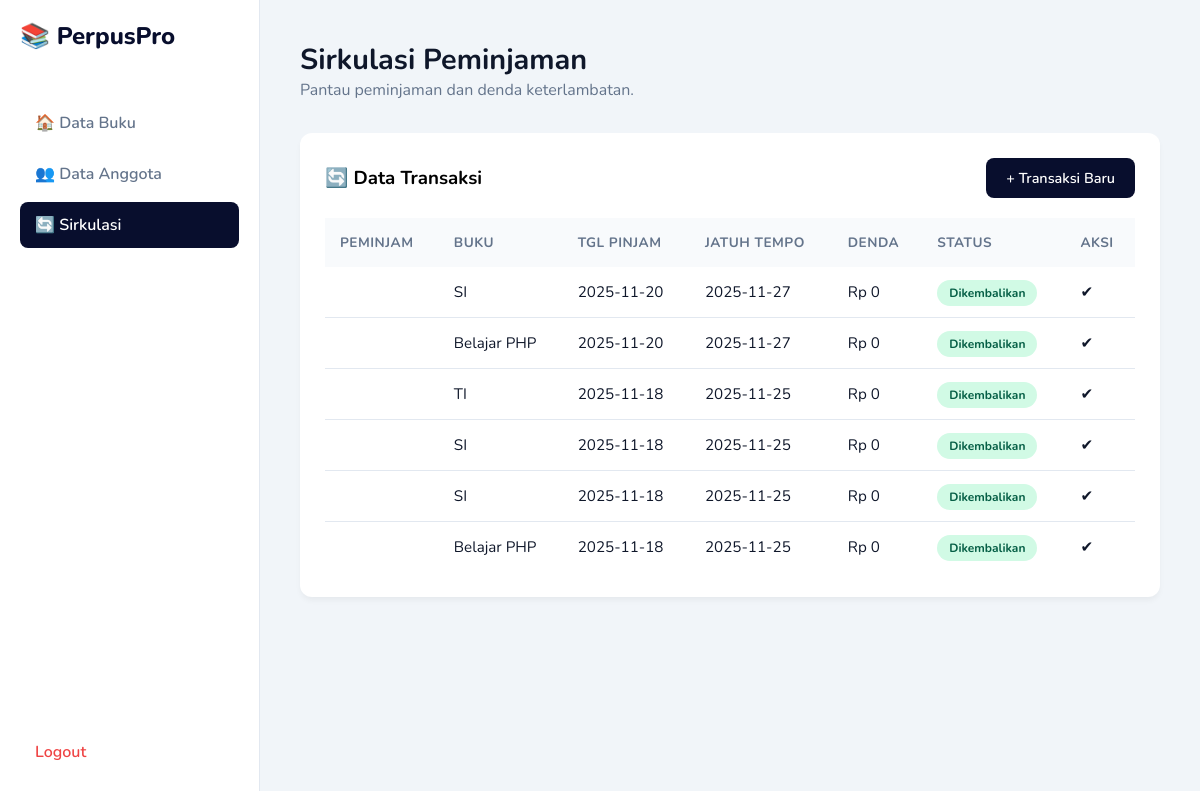
The page /transaksi.php (signed in) on the database as committed earlier.
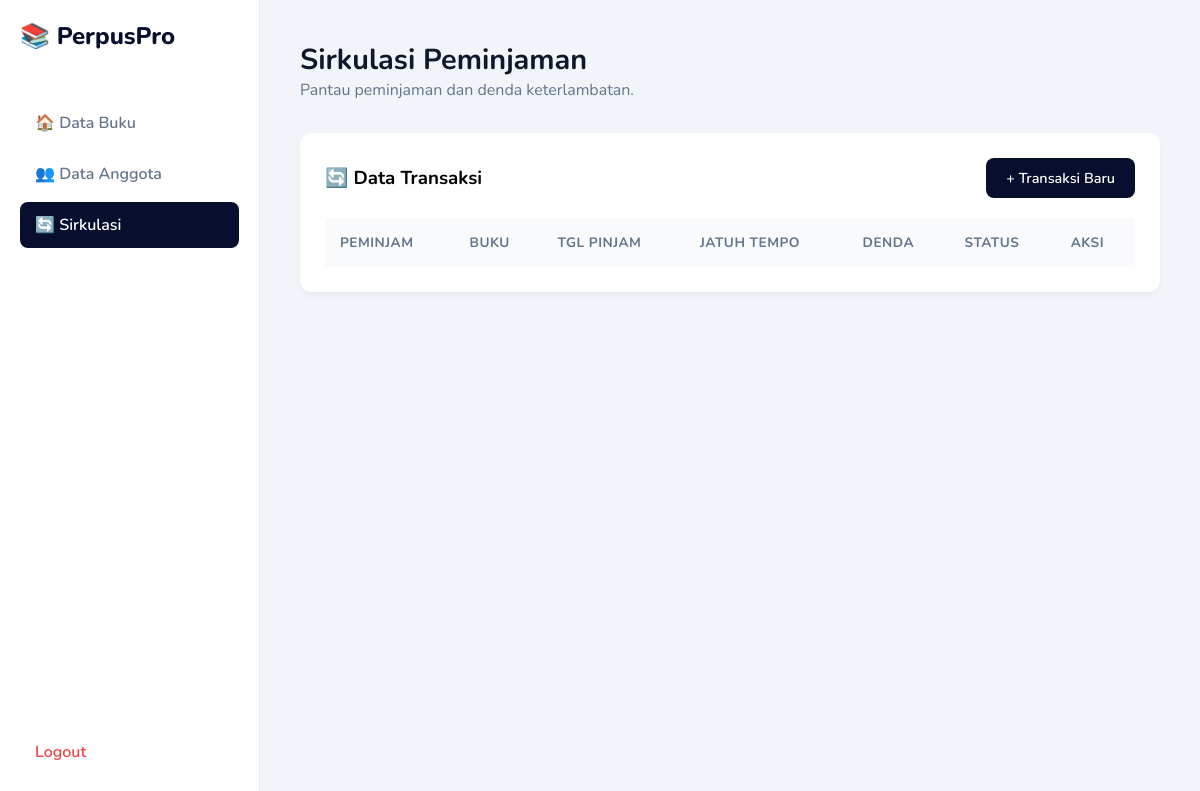
The same page on the database as committed later.
### tables this page shows
CREATE TABLE `transaksi` (
  `id_transaksi` int(11) NOT NULL,
  `id_buku` int(11) DEFAULT NULL,
  `id_anggota` int(11) DEFAULT NULL,
  `peminjam` varchar(100) DEFAULT NULL,
  `tgl_pinjam` date DEFAULT NULL,
  `tgl_kembali` date DEFAULT NULL,
  `denda` int(11) DEFAULT 0,
  `status` enum('pinjam','kembali') DEFAULT 'pinjam'
);

CREATE TABLE `buku` (
  `id_buku` int(11) NOT NULL,
  `judul` varchar(100) DEFAULT NULL,
  `jenis_buku` varchar(50) DEFAULT NULL,
  `pengarang` varchar(100) DEFAULT NULL,
  `penerbit` varchar(100) DEFAULT NULL,
  `tahun_terbit` int(11) DEFAULT NULL,
  `rak` varchar(50) DEFAULT NULL
);

### transaksi.php (the view, shortened to what this page needs)
<?php
include 'koneksi.php';
?>
<!DOCTYPE html>
<html>
<head><title>Transaksi Sirkulasi</title><link rel="stylesheet" href="style.css"></head>
<body>
    <?php include 'sidebar.php'; ?>
    <div class="main-content">
        <div class="header-title">
            <h2>Sirkulasi Peminjaman</h2>
            <p style="color:var(--text-grey)">Pantau peminjaman dan denda keterlambatan.</p>
        </div>
        <div class="card">
            <div style="display:flex; justify-content:space-between; align-items:center; margin-bottom:20px;">
                <h3>🔄 Data Transaksi</h3>
                <a href="tambah_transaksi.php" class="btn btn-primary">+ Transaksi Baru</a>
            </div>
            <table>
                <thead>
                    <tr><th>Peminjam</th><th>Buku</th><th>Tgl Pinjam</th><th>Jatuh Tempo</th><th>Denda</th><th>Status</th><th>Aksi</th></tr>
                </thead>
                <tbody>
                    <?php
$q = mysqli_query($koneksi, "SELECT * FROM transaksi
                            LEFT JOIN buku ON transaksi.id_buku = buku.id_buku
                            LEFT JOIN anggota ON transaksi.id_anggota = anggota.id_anggota
                            ORDER BY id_transaksi DESC");
                    while($d = mysqli_fetch_array($q)){
                        $jatuh_tempo = date('Y-m-d', strtotime($d['tgl_pinjam'] . ' + 7 days'));
                        $denda_est = 0;
                    ?>
                    <tr>
                        <td>
    <b><?php echo $d['nama_siswa']; ?></b><br>
</td>
                        <td><?php echo $d['judul']; ?></td>
                        <td><?php echo $d['tgl_pinjam']; ?></td>
                        <td><?php echo $jatuh_tempo; ?></td>
                        <td>
                            <?php
                            if($d['status'] == 'kembali'){
                                echo "Rp " . number_format($d['denda']);
                            } else {
                                if($denda_est > 0) echo "<span style='color:red; font-weight:bold'>Est: Rp ".number_format($denda_est)."</span>";
                                else echo "-";
                            }
                            ?>
                        </td>
                        <td>
                            <?php if($d['status'] == 'pinjam') { ?>
                                <span class="badge bg-soft-yellow">Sedang Pinjam</span>
                            <?php } else { ?>
                                <span class="badge bg-soft-green">Dikembalikan</span>
                            <?php } ?>
                        </td>
                        <td>
                            <?php if($d['status'] == 'pinjam') { ?>
                                <a href="proses_kembali.php?id=<?php echo $d['id_transaksi']; ?>" class="btn btn-primary" style="padding:5px 10px; font-size:0.8rem">✅ Selesai</a>
                            <?php } else { ?>
                                ✔
                            <?php } ?>
                        </td>
                    </tr>
                    <?php } ?>
                </tbody>
            </table>
        </div>
    </div>
</body>
</html>

Rows that differ between the two databases and show on the page:
removed transaksi: id_buku.judul "SI", tgl_pinjam "2025-11-20", tgl_pinjam "2025-11-27", denda "0", status "Dikembalikan"
removed transaksi: id_buku.judul "Belajar PHP", tgl_pinjam "2025-11-20", tgl_pinjam "2025-11-27", denda "0", status "Dikembalikan"
removed transaksi: id_buku.judul "TI", tgl_pinjam "2025-11-18", tgl_pinjam "2025-11-25", denda "0", status "Dikembalikan"
removed transaksi: id_buku.judul "SI", tgl_pinjam "2025-11-18", tgl_pinjam "2025-11-25", denda "0", status "Dikembalikan"
removed transaksi: id_buku.judul "SI", tgl_pinjam "2025-11-18", tgl_pinjam "2025-11-25", denda "0", status "Dikembalikan"
removed transaksi: id_buku.judul "Belajar PHP", tgl_pinjam "2025-11-18", tgl_pinjam "2025-11-25", denda "0", status "Dikembalikan"
